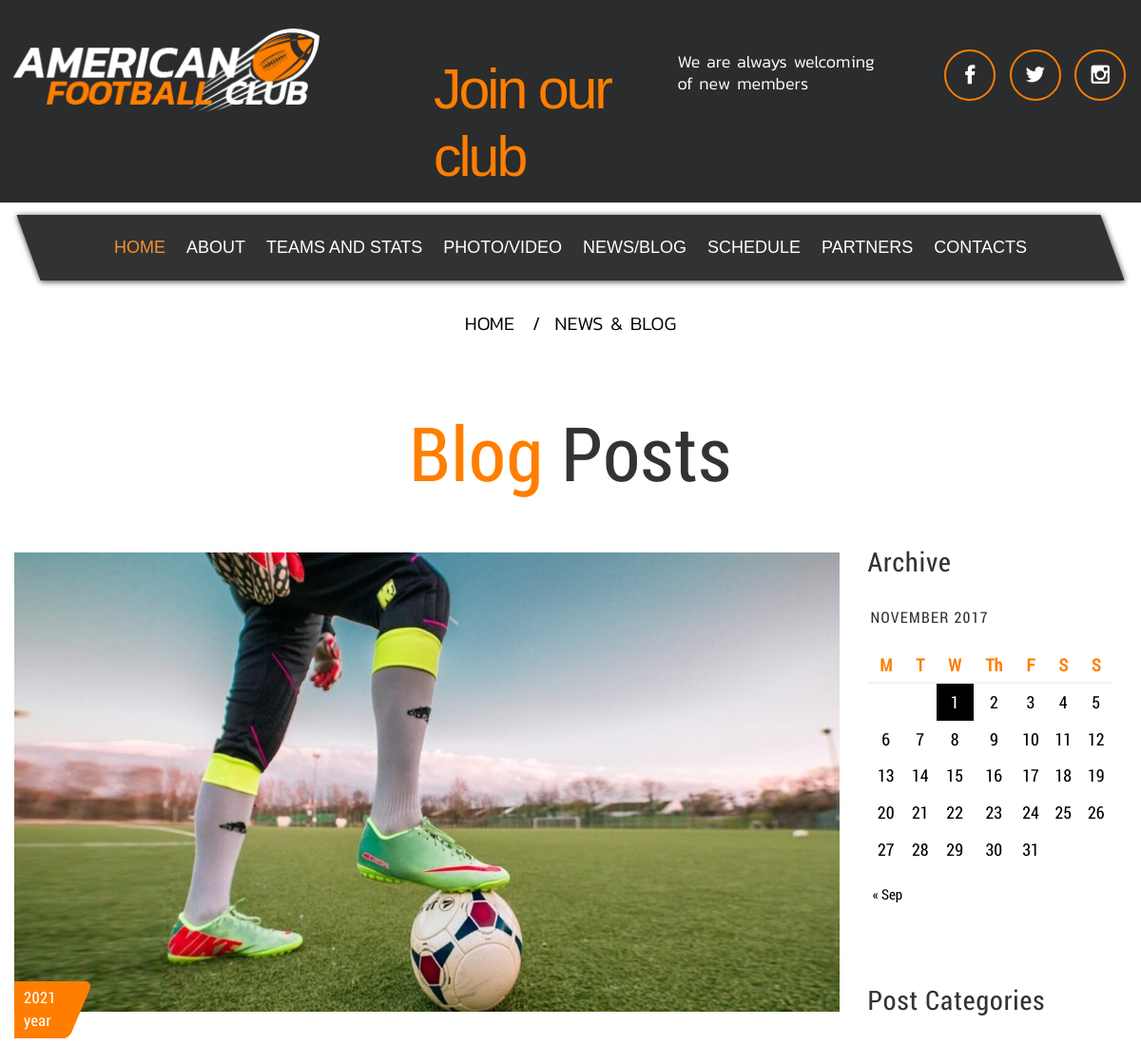
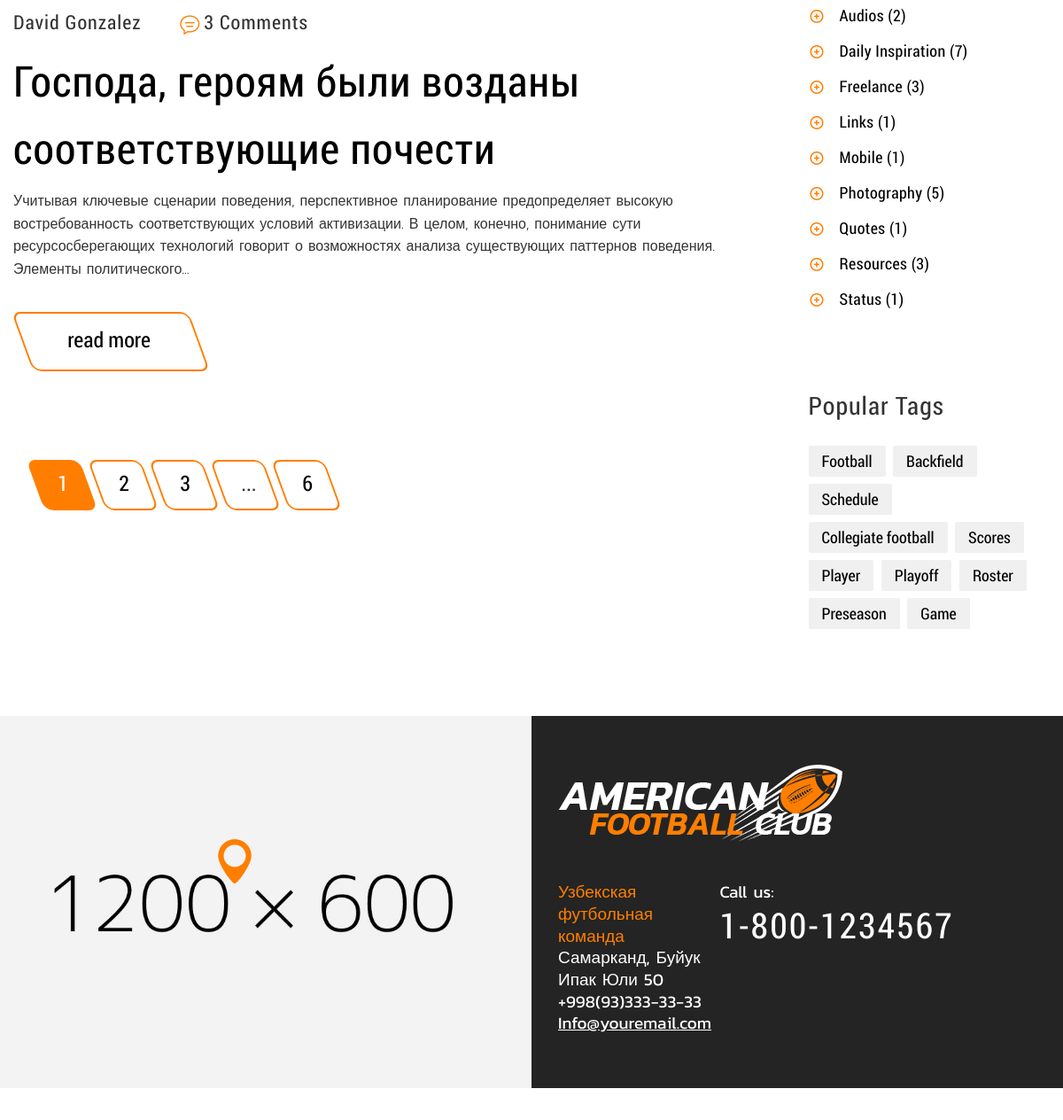
Page /blog-posts/ on the committed database (2 pictures, top to bottom).
### app/models.py (models this page shows)
class Blog(models.Model):
    title = models.CharField(verbose_name="Title", max_length=120, default="")
    image = models.ImageField(
        verbose_name="Image 2x1",
        upload_to="img/blog/",
        default="",
        blank=True
    )
    content = models.TextField(verbose_name="Content")
    date = models.DateField(
        verbose_name="Creation date",
        editable=False,
        auto_now_add=True
    )
    author = models.CharField(verbose_name="Created by", max_length=20, default="")
    is_active = models.BooleanField(verbose_name="Is active", default=False)
    def admin_image(self):
        if self.image:
            from django.utils.safestring import mark_safe
            return mark_safe(
                f'<a href="{self.image.url}" target="_blank"><img src="{self.image.url}" width="200" /></a>'
            )
        else:
            return 'Image does not exist'
    admin_image.short_description = 'Photo'
    admin_image.allow_tags = True
    def admin_content(self):
        short_description = self.content[:300]
        return f"{short_description.rsplit(' ', 1)[0]}"
    admin_content.short_description = "Desc"
    admin_content.allow_tags = True
    class Meta:
        verbose_name = "blog"
        verbose_name_plural = "blogs"
        ordering = ["date", "is_active"]

### app/views.py (the view)
# urls.py: path("blog-posts/", blog_posts, name="blog-posts"),
def blog_posts(request):
    posts_list = Blog.objects.filter(is_active=True)
    for post in posts_list:
        post.content = cut(post.content, 300)
    paginator = Paginator(posts_list, 1)
    page = request.GET.get('page')
    try:
        posts = paginator.get_page(page)
    except PageNotAnInteger:
        posts = paginator.get_page(1)
    except EmptyPage:
        posts = paginator.get_page(paginator.num_pages)
    return render(request, "blog-posts.html", {
        "posts": posts,
    })

### app/views.py (called while the page is built)
def cut(variable, length):
    variable = variable[:length]
    variable = variable.rsplit(" ", 1)[0]
    if not variable[-1].isalnum():
        variable = variable[:-1]
    variable += "..."
    return variable

### templates/blog-posts.html (shortened to what this page needs)
{% extends "app/inner/inner.html" %}
{% block content %}
    <section id="page-content">
        <div class="breadcrumbs">
            <ul class="breadcrumb t-center">
                <li><a href="{% url "home" %}">home</a></li>
                <li class="active">news & blog</li>
            </ul>
        </div>
        <div class="block-posts">
            <div class="container">
                <div class="row">
                    <div class="text-wrap t-center">
                        <h2><span class="orange-text">Blog </span>Posts</h2>
                    </div>
                    <div class="col-md-9">
                        {% for post in posts %}
                            {% if post.image %}
                                <div class="blog-post">
                                    <div class="post-image"><a href="{% url "blog-post" post.pk %}"><img
                                            src="{{ post.image.url }}" alt="post"></a></div>
                                    <ul class="post-meta">
                                        <li class="post-date"><span>{{ post.date.year }} year</span></li>
                                        <li class="post-author">{{ post.author }}</li>
                                        <li class="post-message"><i class="icon-interface"></i>3 Comments</li>
                                    </ul>
                                    <h3 class="post-title"><a href="{% url "blog-post" post.pk %}">{{ post.title }}</a>
                                    </h3>
                                    <div class="post-teaser">
                                        <p>{{ post.content }}</p>
                                    </div>
                                    <a href="{% url "blog-post" post.pk %}"
                                       class="btn btn-link-w"><span>read more</span></a>
                                </div>
                            {% endif %}
                        {% endfor %}
                        <div class="btns-page-posts-wrap">
                            {% if posts.has_other_pages %}
                                {% for i in posts.paginator.page_range %}
                                    {% if posts.number == i %}
                                        <a href="#" class="btn btn-link-w active"><span>{{ i }}</span></a>
                                    {% elif i >= posts.number|add:-2 and i <= posts.number|add:2 %}
                                        <a href="?page={{ i }}" class="btn btn-link-w"><span>{{ i }}</span></a>
                                    {% endif %}
                                {% endfor %}
                                {% if posts.number|add:2 < posts.paginator.num_pages %}
                                    {% if posts.number|add:3 < posts.paginator.num_pages %}
                                    <li class="btn"><span>...</span></li>
                                    {% endif %}
                                        <a href="?page={{ posts.paginator.num_pages }}" class="btn btn-link-w"><span>{{ posts.paginator.num_pages }}</span></a>
                                    {% endif %}
                            {% endif %}
                        </div>
                    </div>
                    <div class="col-md-3">
                        <div class="side-block">
                            <h3>Archive</h3>
                            <div class="calendar">
                                <div class="calendar__header">November 2017</div>
                                <table class="t-center clearfix">
                                    <tr class="orange-text">
                                        <th>M</th>
                                        <th>T</th>
                                        <th>W</th>
                                        <th>Th</th>
                                        <th>F</th>
                                        <th>S</th>
                                        <th>S</th>
                                    </tr>
                                    <tr>
                                        <td></td>
                                        <td></td>
                                        <td class="selected">1</td>
                                        <td>2</td>
                                        <td>3</td>
                                        <td>4</td>
                                        <td>5</td>
                                    </tr>
                                    <tr>
                                        <td>6</td>
                                        <td>7</td>
                                        <td>8</td>
                                        <td>9</td>
                                        <td>10</td>
                                        <td>11</td>
                                        <td>12</td>
                                    </tr>
                                    <tr>
                                        <td>13</td>
                                        <td>14</td>
                                        <td>15</td>
                                        <td>16</td>
                                        <td>17</td>
                                        <td>18</td>
                                        <td>19</td>
                                    </tr>
                                    <tr>
                                        <td>20</td>
                                        <td>21</td>
                                        <td>22</td>
                                        <td>23</td>
                                        <td>24</td>
                                        <td>25</td>
                                        <td>26</td>
                                    </tr>
                                    <tr>
                                        <td>27</td>
                                        <td>28</td>
                                        <td>29</td>
                                        <td>30</td>
                                        <td>31</td>
                                        <td></td>
                                        <td></td>
                                    </tr>
                                </table>
                                <div class="calendar__footer"><a href="#">« Sep</a></div>
                            </div>
                        </div>
                        <div class="side-block">
                            <h3>Post Categories</h3>
                            <ul class="category-list">
                                <li><a href="#">Audios <span>(2)</span></a></li>
                                <li><a href="#">Daily Inspiration <span>(7)</span></a></li>
                                <li><a href="#">Freelance <span>(3)</span></a></li>
                                <li><a href="#">Links <span>(1)</span></a></li>
                                <li><a href="#">Mobile <span>(1)</span></a></li>
                                <li><a href="#">Photography <span>(5)</span></a></li>
                                <li><a href="#">Quotes <span>(1)</span></a></li>
                                <li><a href="#">Resources <span>(3)</span></a></li>
                                <li><a href="#">Status <span>(1)</span></a></li>
                            </ul>
                        </div>
                        <div class="side-block">
                            <h3>Popular Tags</h3>
                            <ul class="tags-list">
                                <li><a href="#">Football</a></li>
                                <li><a href="#">Backfield</a></li>
                                <li><a href="#">Schedule</a></li>
                                <li><a href="#">Collegiate football </a></li>
                                <li><a href="#">Scores</a></li>
                                <li><a href="#">Player</a></li>
                                <li><a href="#">Playoff</a></li>
                                <li><a href="#">Roster</a></li>
                                <li><a href="#">Preseason</a></li>
                                <li><a href="#">Game</a></li>
                            </ul>
                        </div>
                    </div>
                </div>
            </div>
        </div>
    </section>
{% endblock %}

### rows in the picture
Blog: image (picture), date.year "2021", author "David Gonzalez", title "Господа, героям были возданы соответствующие почести", content "Учитывая ключевые сценарии поведения, перспективное планирование предопределяет высокую востребованность соответствующих условий активизации. В целом, конечно, понимание сути ресурсосберегающих технологий говорит о возможностях анализа существующих паттернов поведения. Элементы политического..."

### other values in the picture
{{ i }} "1"
{{ i }} "2" "3"
{{ posts.paginator.num_pages }} "6"
